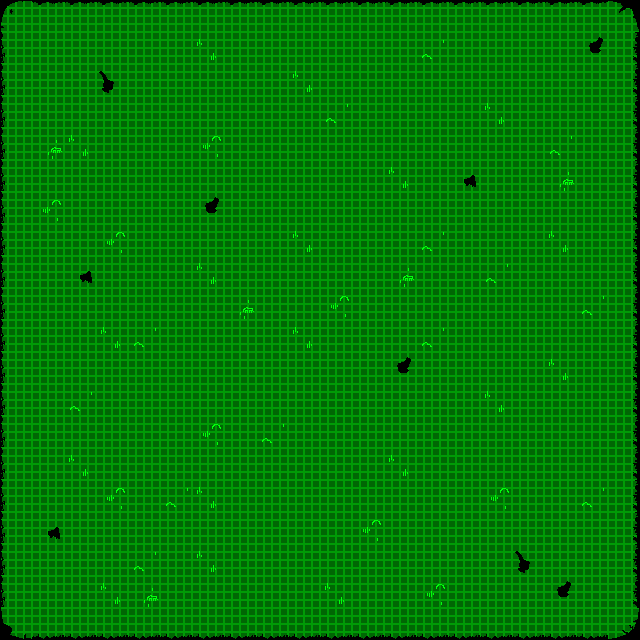

A 2D game scene composited from a Tiled map and its tileset images. What follows is a short description and the map's XML, with every tile layer's data as written:
An orthogonal 20x20 tile map with 32x32 px tiles, 1 tile layer (Tile Layer 1).

<map version="1.0" orientation="orthogonal" renderorder="right-down" width="20" height="20" tilewidth="32" tileheight="32" nextobjectid="1">
 <tileset firstgid="1" name="VirtualTiles" tilewidth="32" tileheight="32" tilecount="16" columns="8">
  <image source="VirtualTileSet.png" width="256" height="64" />
 </tileset>
 <layer name="Tile Layer 1" width="20" height="20">
  <data encoding="csv">
4,6,6,6,6,6,6,6,6,6,6,6,6,6,6,6,6,6,6,5,
14,8,8,8,8,8,1,8,8,8,8,8,8,3,8,8,8,8,9,15,
14,8,8,11,8,8,8,8,8,1,8,8,8,8,8,8,8,8,8,15,
14,8,8,8,8,8,8,8,8,8,3,8,8,8,8,1,8,8,8,15,
14,7,1,8,8,8,2,8,8,8,8,8,8,8,8,8,8,3,8,15,
14,8,8,8,8,8,8,8,8,8,8,8,1,8,10,8,8,7,8,15,
14,2,8,8,8,8,9,8,8,8,8,8,8,8,8,8,8,8,8,15,
14,8,8,2,8,8,8,8,8,1,8,8,8,3,8,8,8,1,8,15,
14,8,10,8,8,8,1,8,8,8,8,8,7,8,8,3,8,8,8,15,
14,8,8,8,8,8,8,7,8,8,2,8,8,8,8,8,8,8,3,15,
14,8,8,1,3,8,8,8,8,1,8,8,8,3,8,8,8,8,8,15,
14,8,8,8,8,8,8,8,8,8,8,8,9,8,8,8,8,1,8,15,
14,8,3,8,8,8,8,8,8,8,8,8,8,8,8,1,8,8,8,15,
14,8,8,8,8,8,2,8,3,8,8,8,8,8,8,8,8,8,8,15,
14,8,1,8,8,8,8,8,8,8,8,8,1,8,8,8,8,8,8,15,
14,8,8,2,8,3,1,8,8,8,8,8,8,8,8,2,8,8,3,15,
14,10,8,8,8,8,8,8,8,8,8,2,8,8,8,8,8,8,8,15,
14,8,8,8,3,8,1,8,8,8,8,8,8,8,8,8,11,8,8,15,
14,8,8,1,7,8,8,8,8,8,1,8,8,2,8,8,8,9,8,15,
12,16,16,16,16,16,16,16,16,16,16,16,16,16,16,16,16,16,16,13
</data>
 </layer>
</map>